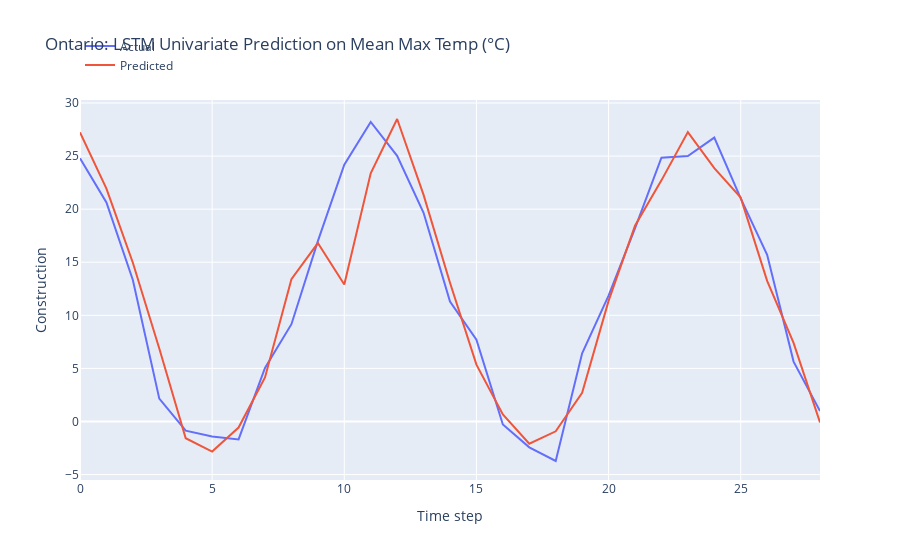

Write notebook code for a chart like this one.
### Markdown cell above
LSTM Model Development

### Code cell
n_features = 1
X_train = X_train.reshape(X_train.shape[0], X_train.shape[1], n_features)

# define model
model = Sequential()
model.add(LSTM(50, activation='relu', input_shape=(n_steps, n_features)))
model.add(Dense(1))

# model = Sequential()
# model.add(LSTM(100, activation='relu', input_shape=(n_steps, n_features), kernel_regularizer=L2(0.001), return_sequences=True))
# model.add(LSTM(50, activation='relu', kernel_regularizer=L2(0.01)))
# model.add(Dense(1))

def r_squared(y_true, y_pred):
    SS_res =  K.sum(K.square(y_true - y_pred)) 
    SS_tot = K.sum(K.square(y_true - K.mean(y_true))) 
    return ( 1 - SS_res/(SS_tot + K.epsilon()) )

# Compile the model
model.compile(optimizer='adam', 
              loss='mse',
              metrics=[r_squared])

early_stopping = EarlyStopping(monitor='loss', patience=5, restore_best_weights=True)

# fit model
history = model.fit(X_train, y_train, 
          epochs = 20,
          batch_size = 32,
          verbose = 0,
          callbacks=[early_stopping])

# Obtain the MSE and R-squared from the last epoch
last_epoch_mse = history.history['loss'][-1]
last_epoch_r_squared = history.history['r_squared'][-1]

# Print the MSE and R-squared
print("Mean Squared Error (MSE) from the last epoch:", last_epoch_mse)
print("R-squared from the last epoch:", last_epoch_r_squared)

# plot loss and r2 score
plt.figure(figsize=(10, 6))

# Plot train loss
plt.plot(history.history['loss'], label='Train Loss')

# Plot train R-squared score
plt.plot(history.history['r_squared'], label='Train R2')

plt.title('Model Training Loss and R-squared Score')
plt.xlabel('Epochs')
plt.ylabel('Value')
plt.legend()
plt.grid(True)
plt.show()

# Evaluate the model
loss = model.evaluate(X_test, y_test)
print("MSE and R_squared:", loss)

# make prediction on test data
X_test = X_test.reshape(X_test.shape[0], X_test.shape[1], n_features)
y_pred = model.predict(X_test)

# Print the first 5 predictions and actual values
print("Predictions:")
flattened_predictions = [pred[0] for pred in y_pred[:10]]
print(flattened_predictions)
# print(y_pred[:10].tolist())
print("Actual values:")
rounded_actual_values = [round(value, len(str(prediction).split('.')[1])) for value, prediction in zip(y_test[:10], flattened_predictions)]
print(rounded_actual_values)

# plot the actual and predicted values for test data
trace1 = go.Scatter(x=np.arange(len(y_test)), y=y_test.flatten(), mode='lines', name='Actual')
trace2 = go.Scatter(x=np.arange(len(y_pred)), y=y_pred.flatten(), mode='lines', name='Predicted')

# Create layout
layout = go.Layout(
    title='Ontario: LSTM Univariate Prediction on Mean Max Temp (°C)',
    xaxis=dict(title='Time step'),
    yaxis=dict(title='Construction'),
    legend=dict(x=0, y=1.18)
)

# Create figure
fig = go.Figure(data=[trace1, trace2], layout=layout)

# Show plot
fig.show()

### Figure 1 — Plotly figure (JSON) as saved in the notebook; plotly's stock layout.template omitted (floating-point values rounded to 4 significant figures)
{"data": [{"mode": "lines", "name": "Actual", "type": "scatter", "x": [0, 1, 2, 3, 4, 5, 6, 7, 8, 9, 10, 11, 12, 13, 14, 15, 16, 17, 18, 19, 20, 21, 22, 23, 24, 25, 26, 27, 28], "y": [24.8, 20.64, 13.33, 2.148, -0.8704, -1.41, -1.69, 5.039, 9.164, 16.98, 24.18, 28.21, 25.03, 19.66, 11.3, 7.693, -0.2895, -2.44, -3.725, 6.421, 11.85, 18.19, 24.84, 25.01, 26.74, 21.01, 15.7, 5.639, 0.9741]}, {"mode": "lines", "name": "Predicted", "type": "scatter", "x": [0, 1, 2, 3, 4, 5, 6, 7, 8, 9, 10, 11, 12, 13, 14, 15, 16, 17, 18, 19, 20, 21, 22, 23, 24, 25, 26, 27, 28], "y": [27.24, 21.94, 14.96, 6.878, -1.582, -2.836, -0.5701, 4.142, 13.4, 16.81, 12.91, 23.37, 28.49, 21.34, 13.07, 5.35, 0.6545, -2.092, -0.9294, 2.696, 11.36, 18.44, 22.71, 27.26, 23.86, 21.09, 13.24, 7.408, -0.0936]}], "layout": {"legend": {"x": 0, "y": 1.18}, "title": {"text": "Ontario: LSTM Univariate Prediction on Mean Max Temp (°C)"}, "xaxis": {"title": {"text": "Time step"}}, "yaxis": {"title": {"text": "Construction"}}}}
